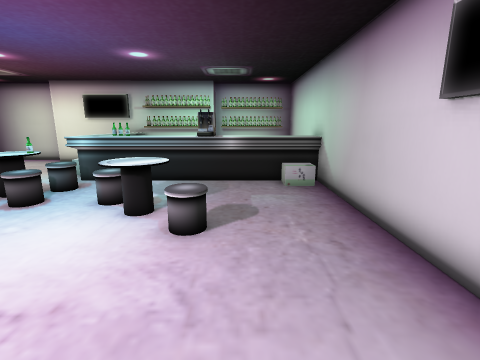
view 1 (above)

12 first-person views from a walk through a 3-D level made in the Unity game engine. The camera is 1.2 m above the floor, tilts 12° down and sees 85° across. The floor is counted in squares, 0.5 m on a side. Each view is taken from the middle of a square. On the plan, view 1 faces up. The plan holds only what a view shows up to about 18 squares ahead; the rest is blank.

view 2
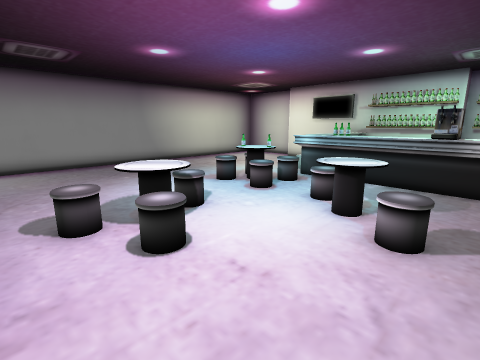

view 3
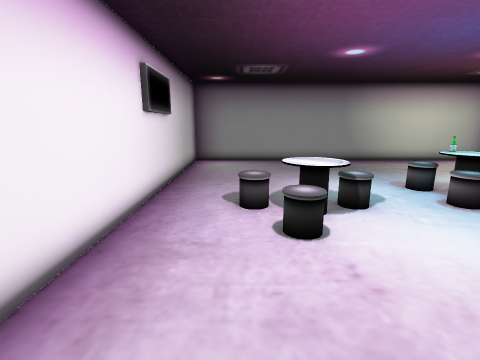

view 4
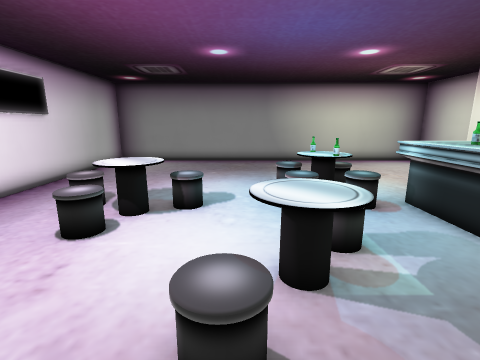

view 5
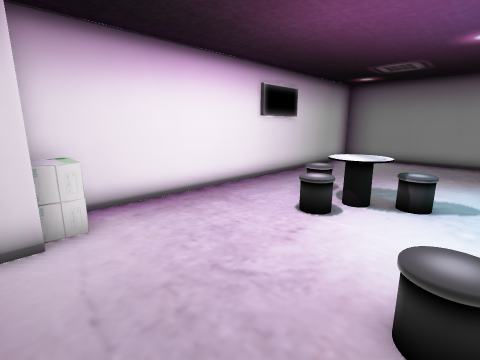

view 6
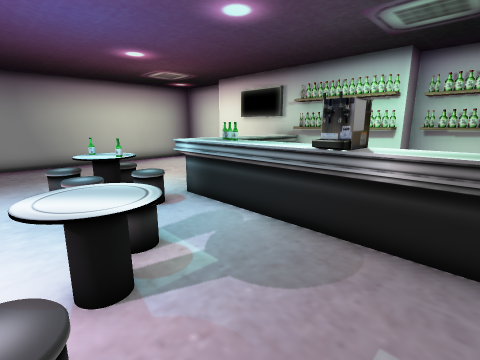

view 7
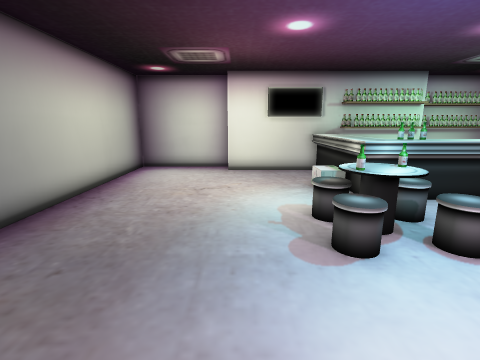

view 8
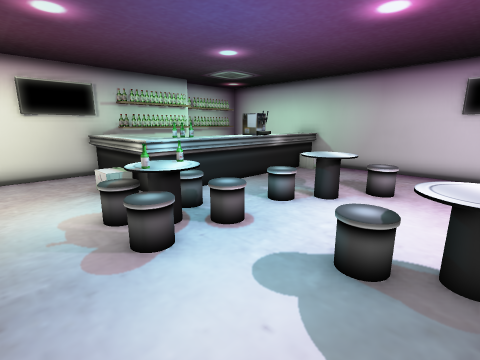

view 9
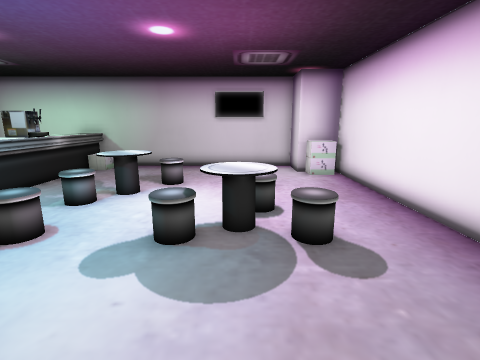

view 10
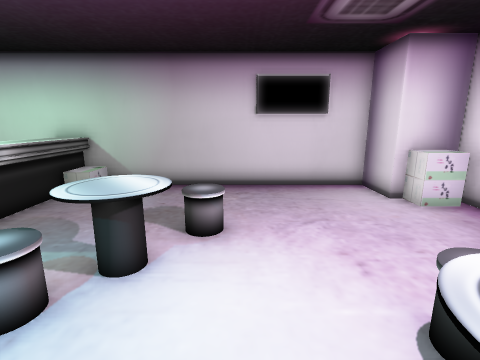

view 11
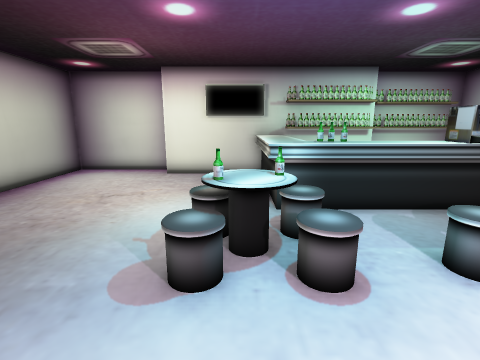

view 12
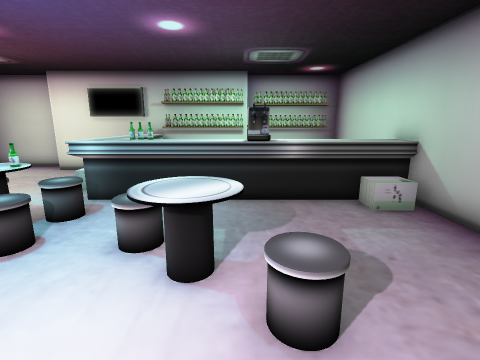

### Floor plan
Key: @ floor where view 1 was taken; # wall or solid block; . main floor; : floor 0.75 m higher than the main floor; / step, stairs or slope; O other object.
Columns run from 17 left of view 1 to 3 right of it. Each row starts with its distance up from view 1.
 18 ######         ##OOO#
 17 #....###OOOOOOO#OOOOO
 16 #.........OOOOOO    #
 15 #.........OO        #
 14 #.........OO        #
 13 #........OOO        #
 12 #.........OOOOOOOOOOO
 11 #.........OOOOOOOOOOO
 10 #......./O//........#
  9 #.......O:O.........#
  8 #.......OOO..OOO....#
  7 #............OOO....#
  6 #.............OOO...#
  5 #...................#
  4 #..........OO.......#
  3 #.........OOO.......#
  2 #.........OO........#
  1 #...................#
  0 #................@OOO
 -1 #................OO
 -2 ###################

Positions as (right, up) in squares from view 1, and headings:
1: (0, 0), facing up
2: (0, 0), facing up-left
3: (1, 1), facing left
4: (1, 6), facing left
5: (2, 6), facing down-left
6: (1, 6), facing up-left
7: (-11, 3), facing up
8: (-11, 3), facing up-right
9: (-12, 3), facing right
10: (-7, 5), facing right
11: (-8, 4), facing up
12: (-2, 3), facing up
